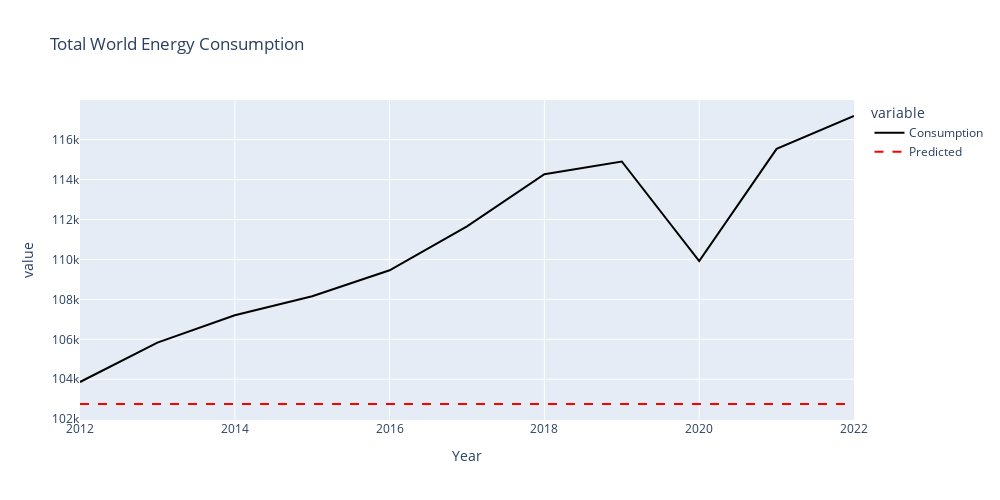

Notebook cell for this chart:
### Code cell
# Plotting the dataset with the Fitted Values from Extra Trees to compare with the Real Values
fig = px.line(comp_et, x= 'Year', y=['Consumption','Predicted'], color_discrete_sequence=['black', 'red'], title="Total World Energy Consumption", height=500, width=1000)
# Loop through traces and set dash for 'Fitted'
for trace in fig.data:
    if trace.name == 'Predicted':
        trace.line.dash = 'dash'  # options: dash, dot, dashdot, etc.
fig.show()

### Figure 1 — Plotly figure (JSON) as saved in the notebook; plotly's stock layout.template omitted (floating-point values rounded to 4 significant figures)
{"data": [{"hovertemplate": "variable=Consumption<br>Year=%{x}<br>value=%{y}<extra></extra>", "legendgroup": "Consumption", "line": {"color": "black", "dash": "solid"}, "marker": {"symbol": "circle"}, "mode": "lines", "name": "Consumption", "orientation": "v", "showlegend": true, "type": "scatter", "x": [2012, 2013, 2014, 2015, 2016, 2017, 2018, 2019, 2020, 2021, 2022], "xaxis": "x", "y": [103900.0, 105800.0, 107200.0, 108200.0, 109500.0, 111700.0, 114300.0, 114900.0, 109900.0, 115500.0, 117200.0], "yaxis": "y"}, {"hovertemplate": "variable=Predicted<br>Year=%{x}<br>value=%{y}<extra></extra>", "legendgroup": "Predicted", "line": {"color": "red", "dash": "dash"}, "marker": {"symbol": "circle"}, "mode": "lines", "name": "Predicted", "orientation": "v", "showlegend": true, "type": "scatter", "x": [2012, 2013, 2014, 2015, 2016, 2017, 2018, 2019, 2020, 2021, 2022], "xaxis": "x", "y": [102800.0, 102800.0, 102800.0, 102800.0, 102800.0, 102800.0, 102800.0, 102800.0, 102800.0, 102800.0, 102800.0], "yaxis": "y"}], "layout": {"height": 500, "legend": {"title": {"text": "variable"}, "tracegroupgap": 0}, "title": {"text": "Total World Energy Consumption"}, "width": 1000, "xaxis": {"anchor": "y", "domain": [0, 1], "title": {"text": "Year"}}, "yaxis": {"anchor": "x", "domain": [0, 1], "title": {"text": "value"}}}}
